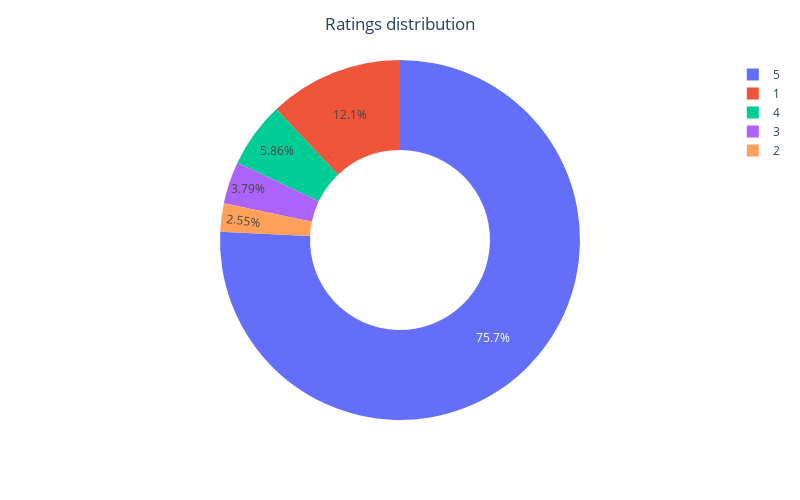

Notebook code cell kept with this figure:
### Code cell
ratings = data['score'].value_counts()
index = ratings.index
fig = px.pie(data, values=ratings, names=index, hole = 0.5)
fig.update_layout(title = 'Ratings distribution', title_x=0.5, height= 500, width = 800)
fig.show()

### Figure 1 — Plotly figure (JSON) as saved in the notebook; plotly's stock layout.template omitted (floating-point values rounded to 4 significant figures)
{"data": [{"domain": {"x": [0, 1], "y": [0, 1]}, "hole": 0.5, "hovertemplate": "label=%{label}<br>value=%{value}<extra></extra>", "labels": [5, 1, 4, 3, 2], "legendgroup": "", "name": "", "showlegend": true, "type": "pie", "values": [232504, 37079, 17985, 11652, 7833]}], "layout": {"height": 500, "legend": {"tracegroupgap": 0}, "margin": {"t": 60}, "title": {"text": "Ratings distribution", "x": 0.5}, "width": 800}}
